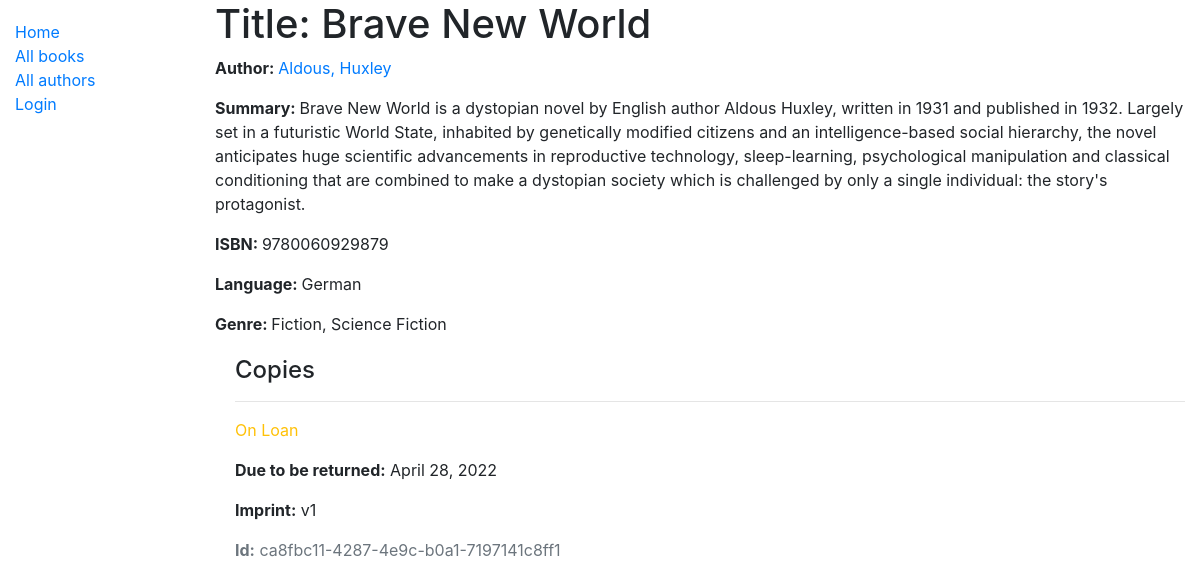
/catalog/book/1, run on the app's committed database.
### catalog/models.py (models this page shows, shortened)
class Book(models.Model):
    title = models.CharField(max_length=200)
    author = models.ForeignKey('Author', on_delete=models.SET_NULL, null=True)
    summary = models.TextField(max_length=1000, help_text='Enter a brief description of the book')
    isbn = models.CharField('ISBN', max_length=13, unique=True, help_text='13 character <a '
                                                                          'href="https://www.isbn-international.org'
                                                                          '/content/what-isbn">ISBN number</a>')
    genre = models.ManyToManyField(Genre, help_text='Select genre of the book')
    def display_genre(self):
        """Create a string for the Genre. This is required to display genre in Admin."""
        return ', '.join(genre.name for genre in self.genre.all()[:3])
    display_genre.short_description = 'Genre'
    language = models.ManyToManyField(Language, help_text='Select language of the book')
    def display_language(self):
        """Create a string for the Genre. This is required to display genre in Admin."""
        return ', '.join(language.name for language in self.language.all()[:3])
    display_language.short_description = 'Language'

class Author(models.Model):
    first_name = models.CharField(max_length=100)
    last_name = models.CharField(max_length=100)
    date_of_birth = models.DateField(null=True, blank=True)
    date_of_death = models.DateField('died', null=True, blank=True)
    class Meta:
        ordering = ['last_name', 'first_name']
    def __str__(self):
        return f'{self.first_name}, {self.last_name}'

class Language(models.Model):
    language = models.CharField(max_length=200, help_text="Enter the book's language")
    def __str__(self):
        return self.language

class Genre(models.Model):
    name = models.CharField(max_length=200, help_text='Enter a book genre (e.g. Science Fiction)')
    def __str__(self):
        return self.name

class BookInstance(models.Model):
    id = models.UUIDField(primary_key=True, default=uuid.uuid4, help_text='Unique ID for this particular book across '
                                                                          'whole library')
    book = models.ForeignKey('Book', on_delete=models.RESTRICT, null=True)
    imprint = models.CharField(max_length=200)
    due_back = models.DateField(null=True, blank=True)
    LOAN_STATUS = (
        ('m', 'Maintenace'),
        ('o', 'On Loan'),
        ('a', 'Available'),
        ('r', 'Reserved')
    )
    status = models.CharField(
        max_length=1,
        choices=LOAN_STATUS,
        blank=True,
        default='m',
        help_text='Book availability'
    )
    borrower = models.ForeignKey(User, on_delete=models.SET_NULL, null=True, blank=True)
    class Meta:
        ordering = ['due_back']
        permissions = (("can_mark_returned", "Set book as returned"),)

### catalog/views.py (the view)
# urls.py: path('book/<int:pk>', views.BookDetailView.as_view(), name='book-detail'),
class BookDetailView(generic.DetailView):
    model = Book

### catalog/templates/catalog/book_detail.html
{% extends "base.html" %}
{% block content %}
    <h1>Title: {{ book.title }}</h1>
    <p><strong>Author: </strong> <a href="">{{ book.author }}</a></p>
    <p><strong>Summary: </strong> {{ book.summary }}</p>
    <p><strong>ISBN: </strong> {{ book.isbn }}</p>
    <p><strong>Language: </strong> {{ book.language.all|join:", " }}</p>
    <p><strong>Genre: </strong>{{ book.genre.all|join:", " }}</p>
  <div style="margin-left:20px;margin-top:20px">
    <h4>Copies</h4>
    {% for copy in book.bookinstance_set.all %}
      <hr>
      <p class="{% if copy.status == 'a' %}text-success
                  {% elif copy.status == 'm' %}text-danger
                  {% else %}text-warning {% endif %}">
        {{ copy.get_status_display }}
      </p>
      {% if copy.status != 'a' %}
        <p><strong>Due to be returned:</strong> {{ copy.due_back }}</p>
      {% endif %}
      <p><strong>Imprint:</strong> {{ copy.imprint }}</p>
      <p class="text-muted"><strong>Id:</strong> {{ copy.id }}</p>
    {% endfor %}
  </div>
{% endblock %}

### data on the page
Book: title "Brave New World", author "Aldous, Huxley", summary "Brave New World is a dystopian novel by English author Aldous Huxley, written in 1931 and published in 1932. Largely set in a futuristic World State, inhabited by genetically modified citizens and an intelligence-based social hierarchy, the novel anticipates huge scientific advancements in reproductive technology, sleep-learning, psychological manipulation and classical conditioning that are combined to make a dystopian society which is challenged by only a single individual: the story's protagonist.", isbn "9780060929879", language.all "German", genre.all "Fiction, Science Fiction"
BookInstance: status "On Loan", due_back "April 28, 2022", imprint "v1", id "ca8fbc11-4287-4e9c-b0a1-7197141c8ff1"
